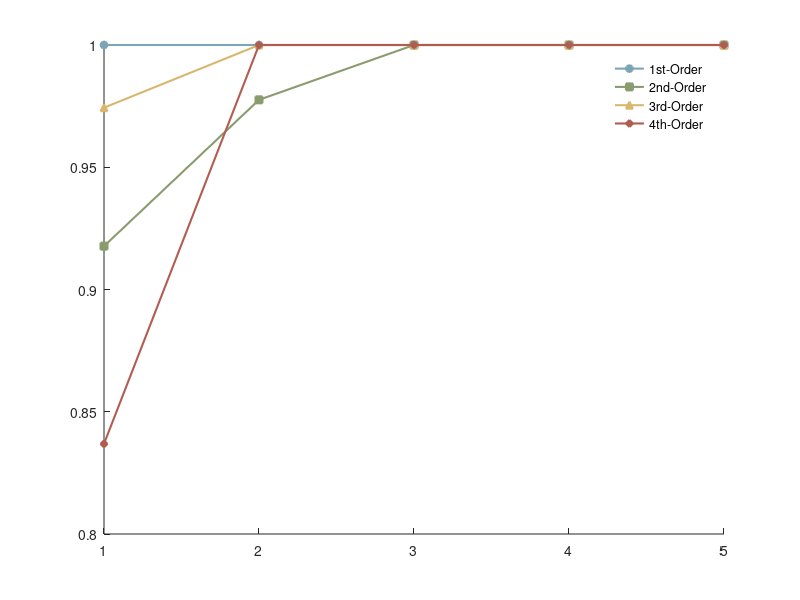

This chart was generated by the following MATLAB code: (Note: this script raises an error after producing the figure.)
% % 数据准备 (假设 err.mat 已加载)
load F1_Score.mat
data = F1_Score;
x = 1:size(data,2);  % x 轴数据
y1 = data(1, :);
y2 = data(2, :);
y3 = data(3, :);
y4 = data(4, :);

% =========================================================================
% 1. 颜色配置：与图(a)保持绝对一致的莫兰迪 + 赤陶红体系
% =========================================================================
color_1st = [123, 164, 182] / 255; % 灰蓝色 (1阶)
color_2nd = [138, 155, 110] / 255; % 鼠尾草绿 (2阶)
color_3rd = [217, 182, 110] / 255; % 柔和沙黄 (3阶)
color_4th = [176,  92,  80] / 255; % 赤陶红 (4阶)

% =========================================================================
% 2. 图形初始化与全局设置
% =========================================================================
figure('Color', 'w'); % 确保纯白背景
hold on;

% =========================================================================
% 3. 绘制数据线 (误差下降折线)
% 使用与图(a)相同的线宽 1.5 和实心标记点设置
% =========================================================================
l_width = 1.5; 
m_size  = 5;   

p1 = plot(x, y1, '-o', 'LineWidth', l_width, 'Color', color_1st, 'MarkerFaceColor', color_1st, 'MarkerSize', m_size);
p2 = plot(x, y2, '-s', 'LineWidth', l_width, 'Color', color_2nd, 'MarkerFaceColor', color_2nd, 'MarkerSize', m_size);
p3 = plot(x, y3, '-^', 'LineWidth', l_width, 'Color', color_3rd, 'MarkerFaceColor', color_3rd, 'MarkerSize', m_size);
p4 = plot(x, y4, '-d', 'LineWidth', l_width, 'Color', color_4th, 'MarkerFaceColor', color_4th, 'MarkerSize', m_size);

% =========================================================================
% 4. 坐标轴、图例与排版细节优化
% =========================================================================
% 图例设置：首字母大写，无边框，并使用句柄精确绑定
lgd = legend([p1, p2, p3, p4], '1st-Order', '2nd-Order', '3rd-Order', '4th-Order', 'Location', 'best');
legend('boxoff');
lgd.FontSize = 11; 
lgd.FontName = 'Arial'; 

% 标签与坐标轴设置
% xlabel('Iterations', 'FontName', 'Arial', 'FontSize', 11, 'FontWeight', 'bold');
% ylabel('Reconstruction Errors', 'FontName', 'Arial', 'FontSize', 11, 'FontWeight', 'bold'); % 补全原图中 Y 轴标签

xticks(x);

% 边框与刻度：封闭边框，刻度向内，无网格，维持顶级期刊质感
box on;
grid off;
set(gca, 'TickDir', 'in', 'LineWidth', 0.75, 'FontName', 'Arial', 'FontSize', 10);

% 窗口尺寸：使用您指定的尺寸
set(gcf, 'Position', [200, 200, 400, 320]); 

hold off;
